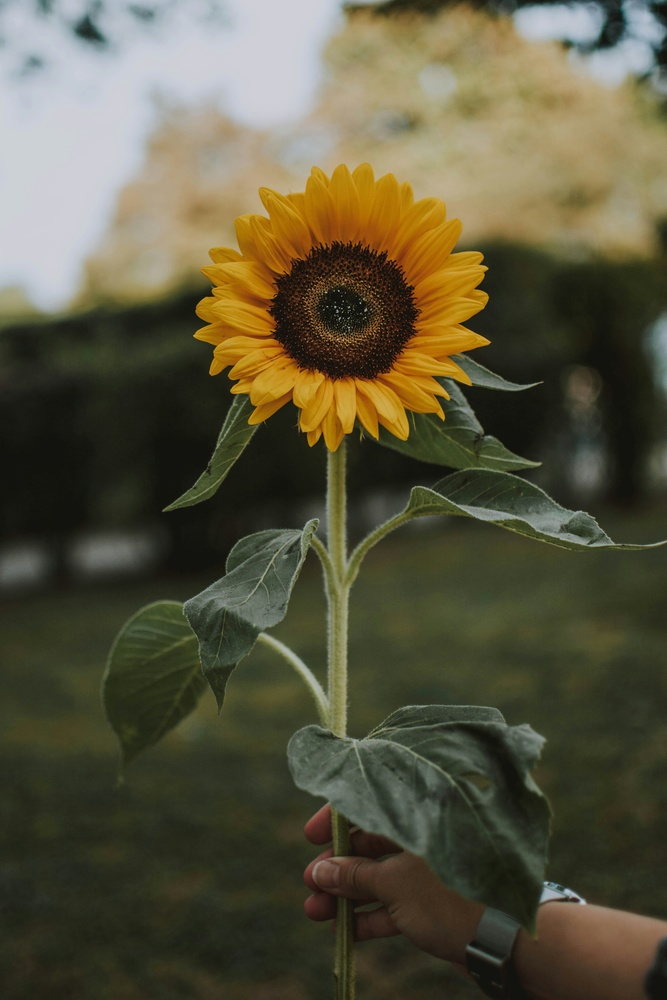
#> input picture sunflower.jpg, 667 x 1000 px, shrunk from 4000 x 6000 before the run
$ jupyter execute thresholding.ipynb
#> lines starting #> are read from the running program, lines starting #| are printed output that depends on the picture; after the words box and inside, x2 and y2 are one past the last pixel; in counts of white or black regions, pixels touching at a corner belong together
# Experiment 08
# Thresholding
**NAME : THARUN SRIDHAR**<br>
**REG NO : 212223230230**

[cell 1]
import cv2
import numpy as np
import matplotlib.pyplot as plt

image = cv2.imread("sunflower.jpg")
#> image is the input picture: shape (1000, 667, 3); mean B, G, R 62.4, 85.2, 89.3
gray_image = cv2.cvtColor(image, cv2.COLOR_BGR2GRAY)
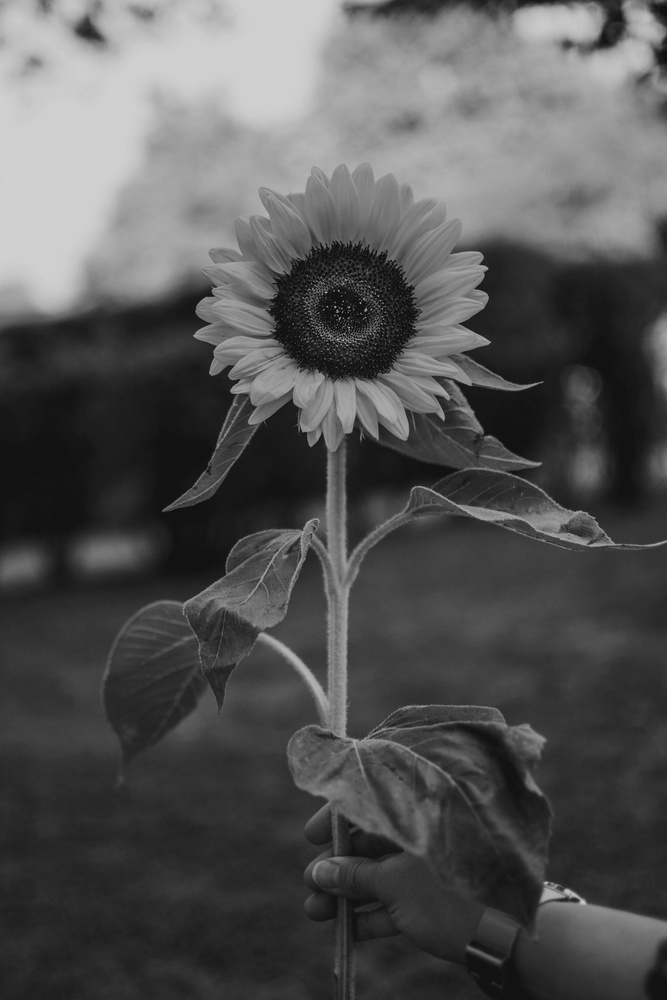
#> gray_image: shape (1000, 667); min 2, max 209, mean 83.9

plt.imshow(cv2.cvtColor(image, cv2.COLOR_BGR2RGB))
plt.title("Original Image")
plt.axis('off')
plt.show()

[cell 2]
def display_img(img):
    plt.imshow(img,cmap='gray')
    plt.axis('off')
    plt.show()

[cell 3]
_, global_thresholded = cv2.threshold(gray_image, 127, 255, cv2.THRESH_BINARY)
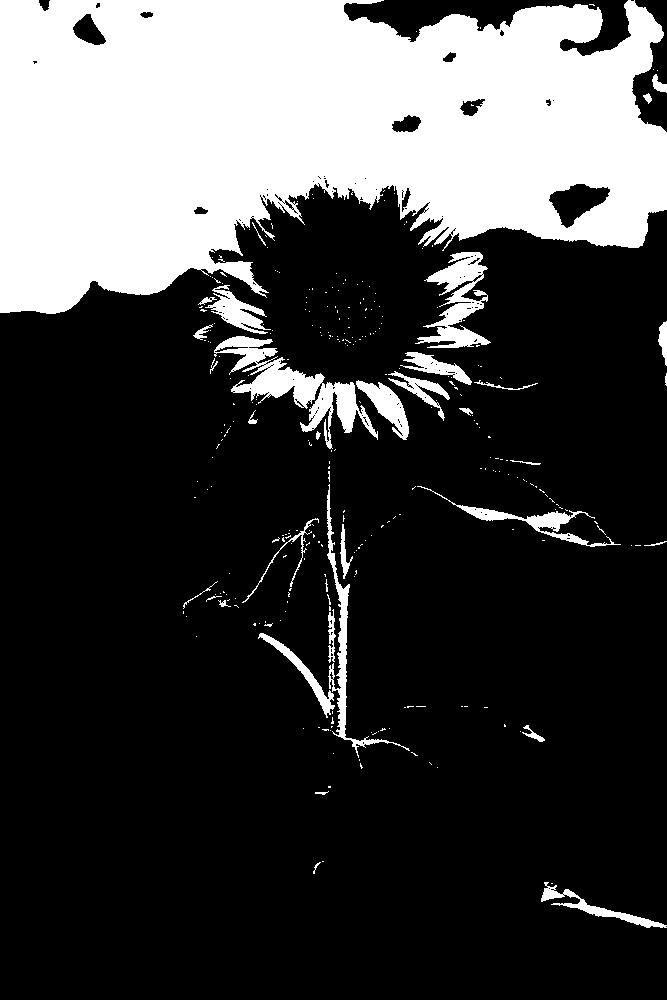
#> global_thresholded: shape (1000, 667); 26% white; 296 white regions (261 under 20 px), largest, box (x1, y1, x2, y2) and area: (0, 0, 667, 314) 153029, (214, 336, 378, 449) 5070, (415, 252, 491, 348) 3085
plt.title("Global Thresholding")
display_img(global_thresholded)

[cell 4]
adaptive_thresholded = cv2.adaptiveThreshold(gray_image, 255, cv2.ADAPTIVE_THRESH_GAUSSIAN_C, cv2.THRESH_BINARY, 11, 2)
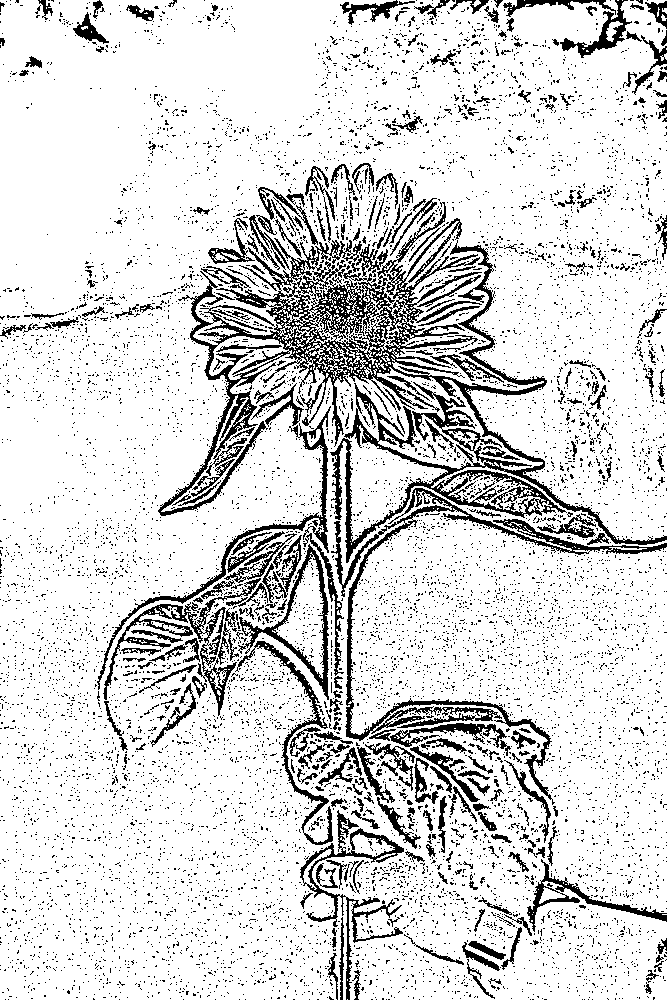
#> adaptive_thresholded: shape (1000, 667); 84.9% white; black in thin lines or dots
plt.title("Adaptive Thresholding")
display_img(adaptive_thresholded)

[cell 5]
_, otsu_thresholded = cv2.threshold(gray_image, 0, 255, cv2.THRESH_BINARY + cv2.THRESH_OTSU)
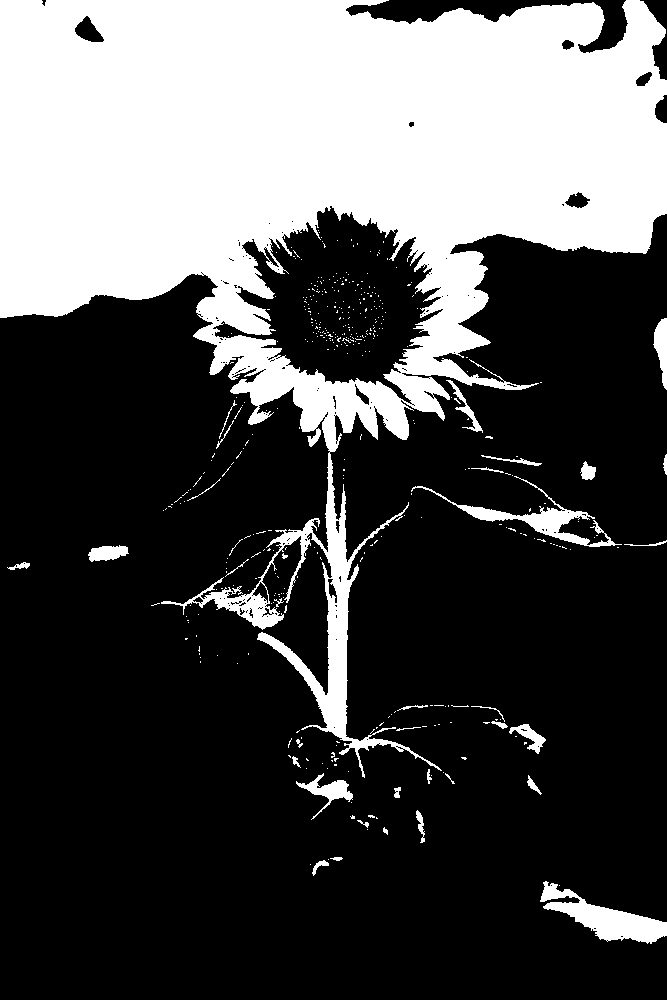
#> otsu_thresholded: shape (1000, 667); 31.4% white; 421 white regions (385 under 20 px), largest, box (x1, y1, x2, y2) and area: (0, 0, 667, 778) 198907, (540, 881, 667, 944) 3038, (411, 476, 622, 547) 2162
plt.title("Otsu Thresholding")
display_img(otsu_thresholded)
